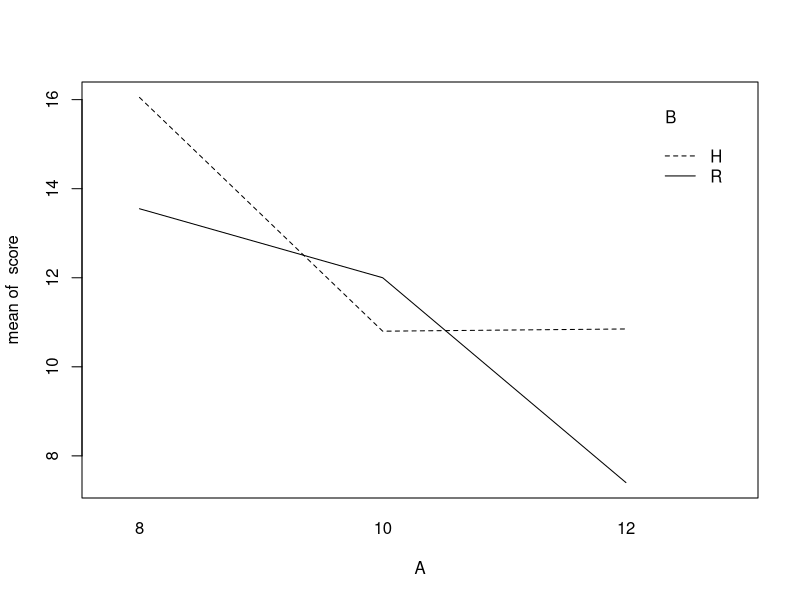
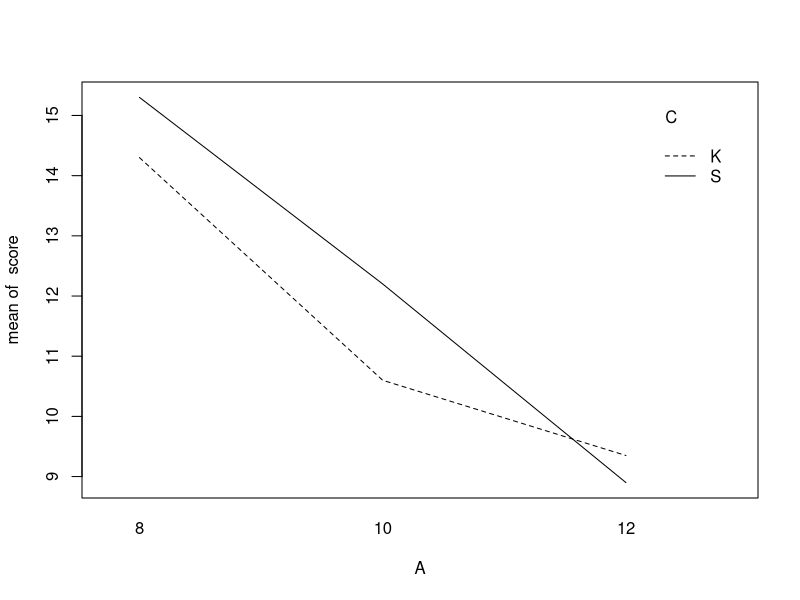
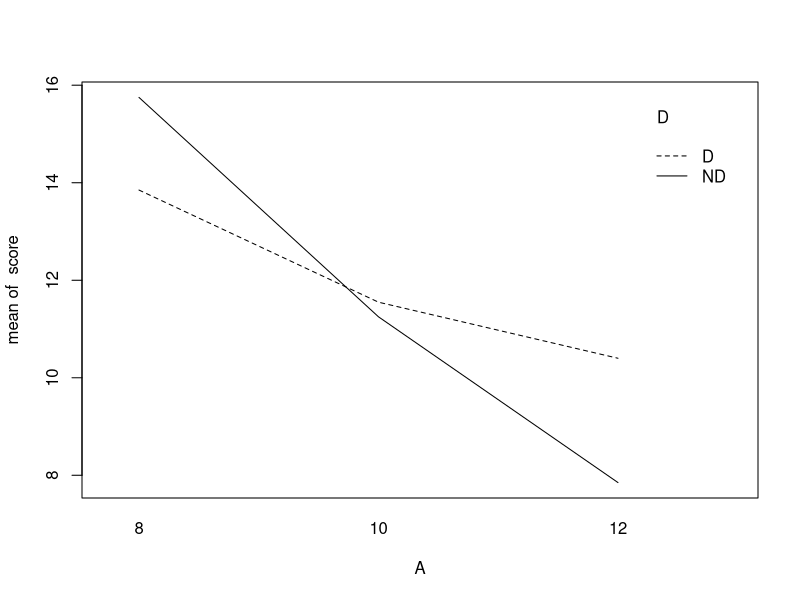

Here is the R script that generated these plots, in order: (Note: this script raises an error after producing the figures.)
####ANOVA table
score=c(10,15,17,19,10,17,19,21,15,14,21,14,10,15,12,21,27,17,18,19,19,3,21,19,
        0,0,0,0,0,7,3,7,7,0,0,8,0,12,3,0,17,5,13,3,0,5,0,0,
        21,19,17,8,19,21,19,15,17,11,21,10,14,15,21,21,21,19,17,14,12,19,21,17,
        10,11,13,17,17,17,17,21,17,17,12,3,15,15,15,19,12,14,19,10,8,19,19,8,
        3,3,17,0,10,7,7,17,7,3,14,0,10,12,3,10,5,5,7,6,17,6,0,7)
distance=c(10,8,8,8,12,12,8,12,12,10,8,8,12,10,10,8,8,10,12,10,10,12,12,10,
           12,12,10,10,8,8,10,8,8,10,12,8,12,8,12,12,8,10,8,10,10,12,12,10,
           8,10,10,12,10,10,8,12,12,12,8,12,12,10,8,8,8,12,8,10,12,10,10,8,
           12,8,10,12,8,8,10,8,10,8,12,10,12,10,12,10,12,10,8,12,12,10,8,8,
           10,12,8,12,12,12,10,8,8,12,12,12,10,10,8,8,8,8,10,10,8,10,12,10)
posture=c('K','S','K','K','S','S','S','K','S','S','S','K','S','K','K','S','K',
          'K','K','S','S','K','K','S','K','S','S','S','K','K','S','K','S','K',
          'S','S','K','K','K','S','S','K','S','S','K','S','K','K','S','S','K',
          'S','S','K','K','K','K','K','S','K','S','S','S','K','S','S','K','K',
          'S','S','K','K','S','S','K','S',"S",'K','K','K','K','K','K','K','K',
          'S','K','S','K','S','S','S','S','S','K','S','S','S','S','K','S','S',
          'K','K','S','S','K','K','K','S','K','K','S','K','S','S','S','K','K','K')
horizontal=c('H','R','H','R','R','H','H','R','H','R','R','H','R','R','R','H','R',
             'H','H','H','H','R','H','R','R','H','H','R','R','H','H','R','R','R',
             'R','H','R','H','H','H','H','H','R','R','R','R','H','H','R','R','H',
             'H','H','H','R','H','H','R','H','R','R','H','R','H','H','H','R','R',
             'R','R','R','H','H','R','H','H','H','H','R','R','R','R','R','H','H',
             'H','H','R','R','H','H','R','R','R','H','R','H','R','H','H','H','R',
             'R','H','R','H','H','R','H','R','H','R','R','R','H','R','H','H','R','R')
hand=c('ND','ND','D','D','D','ND','ND','D','D','ND','D','ND','ND','D','ND','D','ND',
       'D','D','ND','D','ND','ND','D','D','D','D','D','D','D','ND','ND','D','ND','D',
       'D','ND','ND','D','ND','ND','D','ND','ND','D','ND','ND','ND','D','D','ND','ND',
       'D','D','D','D','ND','ND','D','D','D','ND','ND','D','ND','D','ND','ND','ND',
       'ND','D','ND','ND','ND','ND','D','D','ND','ND','D','D','ND','D','D','D','D',
       'ND','ND','ND','ND','ND','ND','D','D','D','D','D','ND','ND','ND','D','D','ND',
       'ND','ND','ND','D','ND','ND','ND','D','ND','D','D','ND','D','D','D','D','D')
person=c(rep(1,24),rep(2,24),rep(3,24),rep(4,24),rep(5,24))
dart=data.frame(score=score,A=factor(distance),B=factor(horizontal),C=factor(posture),D=factor(hand),blocks=factor(person))
attach(dart)
interaction.plot(A,B,score)
interaction.plot(A,C,score)
interaction.plot(A,D,score)
interaction.plot(Hard,Press,score)
interaction.plot(Hard,Cook,Strength)
interaction.plot(Cook,Press,Strength)
outblock=lm(score~blocks+A*B*C*D,dart)
summary.aov(outblock)



#####Assumptions checking
par(mfrow=c(1,2))
qqnorm(outblock$residuals,main="NP Plot of Residuals")
qqline(outblock$residuals)
plot(outblock$fitted.values,outblock$residuals,main="Residuals vs. Fits")
plot(outblock$residuals,ylab="Residuals",type="l",main="Residuals vs. Index (Presumably Time)")
par(mfrow=c(1,1))


#####Box-Cox transformations
###user must specify values to calculate dfe in the lines below for the model considered ###

dfe=92
inc=.1	#use lambdas in increments of this value
lamlist=seq(-1,1,inc)
sse=rep(NA,length(lamlist))
dart$score2<-dart$score+0.01
ydot=prod(dart$score2)^(1/length(dart$score2))

for(i in 1:length(lamlist)) {
  lam=lamlist[i]
  ylam=(dart$score2^lam-1 )/(lam*(ydot^(lam-1)))
  if(lam==0) {ylam=ydot*log(dart$score2)}
  dart2=data.frame(ylam,A=factor(distance),B=factor(posture),C=factor(horizontal),D=factor(hand),blocks=factor(person))
  attach(dart2)
  sse[i]=sum(lm(ylam~blocks+A*B*C*D,dart2)$residuals^2)
  detach(dart2)
}

ssstar=min(sse)*(1+(qt(.025,dfe)^2)/dfe)
ssstar
plot(lamlist,sse,ylim=c(min(sse),max(ssstar,max(sse))))
title("Sse vs. lambda for Box-Cox: horizontal line = ss*")
lines(c(min(lamlist),max(lamlist)),c(ssstar,ssstar))
opt_lam=lamlist[sse==min(sse)]
sse
ssstar
min(sse)
opt_lam


library(MASS)
aovout=aov(score2~blocks+A*B*C*D,dart)
boxcox(aovout)

##### New model
dart$score2<-dart$score+0.01
dart$score3<-dart$score2^0.7
dart=data.frame(score3,A=factor(distance),B=factor(posture),C=factor(horizontal),D=factor(hand),blocks=factor(person))
attach(dart)
outblock3=lm(score3~blocks+A*B*C*D,dart)
summary.aov(outblock3)


##### New Assumptions checking
par(mfrow=c(1,2))
qqnorm(outblock3$residuals,main="NP Plot of Residuals")
qqline(outblock3$residuals)
plot(outblock3$fitted.values,outblock3$residuals,main="Residuals vs. Fits")
plot(outblock3$residuals,ylab="Residuals",type="l",main="Residuals vs. Index (Presumably Time)")
par(mfrow=c(1,1))

install.packages('car')
library('car')
ncvTest(outblock3)




